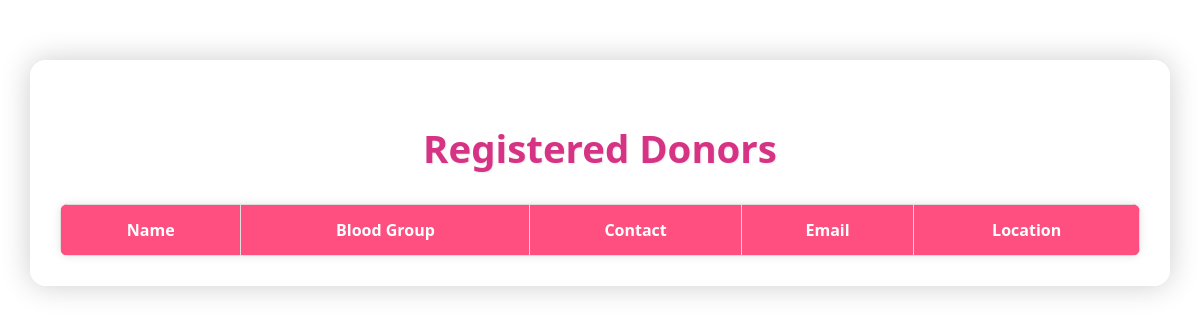
Before: /view_donors with the older database file.
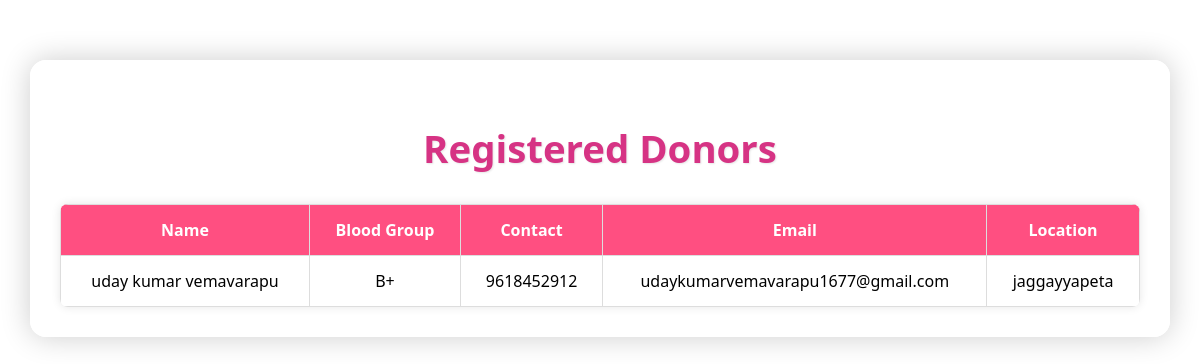
After: the same page with the newer database file.
### tables this page shows
CREATE TABLE donors (
            id INTEGER PRIMARY KEY AUTOINCREMENT,
            name TEXT NOT NULL,
            blood_group TEXT NOT NULL,
            phone TEXT NOT NULL,
            email TEXT NOT NULL,
            location TEXT NOT NULL
        );

### app.py (the view)
@app.route('/view_donors')
def view_donors():
    conn = get_db_connection()
    cursor = conn.cursor()
    cursor.execute("SELECT name, blood_group, phone, email, location FROM donors")
    donors = cursor.fetchall()
    conn.close()
    return render_template('view_donors.html', donors=donors)

### app.py (called while the page is built)
def get_db_connection():
    db_path = os.path.join(os.path.dirname(__file__), 'bloodsource.db')
    conn = sqlite3.connect(db_path)
    conn.row_factory = sqlite3.Row
    return conn

### templates/view_donors.html (shortened to what this page needs)
<!DOCTYPE html>
<html>
<head>
</head>
<body>
    <div class="container">
        <h2>Registered Donors</h2>
        <table>
            <thead>
                <tr>
                    <th>Name</th>
                    <th>Blood Group</th>
                    <th>Contact</th>
                    <th>Email</th>
                    <th>Location</th>
                </tr>
            </thead>
            <tbody>
                {% for donor in donors %}
                <tr>
                    <td>{{ donor[0] }}</td>
                    <td>{{ donor[1] }}</td>
                    <td>{{ donor[2] }}</td>
                    <td>{{ donor[3] }}</td>
                    <td>{{ donor[4] }}</td>
                </tr>
                {% endfor %}
            </tbody>
        </table>
    </div>
</body>
</html>

### templates/view_donors.html (style rules this page uses)
body { font-family: 'Segoe UI', Tahoma, Geneva, Verdana, sans-serif; background: url('https://cdn.wallpapersafari.com/48/92/fGm5Sf.jpg') no-repeat center center fixed; background-size: cover; margin: 0; padding: 0; }
.container { width: 90%; max-width: 1100px; margin: 60px auto; background-color: rgba(255, 255, 255, 0.92); padding: 30px; border-radius: 16px; box-shadow: 0px 0px 30px rgba(0, 0, 0, 0.2); }
h2 { text-align: center; font-size: 2.4em; color: #d63384; margin-bottom: 30px; text-shadow: 1px 1px 2px rgba(0,0,0,0.1); }
table { width: 100%; border-collapse: collapse; background-color: #fff; border-radius: 8px; overflow: hidden; box-shadow: 0 0 10px rgba(0,0,0,0.1); }
th, td { padding: 14px 18px; border: 1px solid #ddd; text-align: center; font-size: 16px; }
th { background-color: #ff4f81; color: white; }

Changed rows visible on the page:
added donors: name "uday kumar vemavarapu", blood_group "B+", phone "9618452912", email "udaykumarvemavarapu1677@gmail.com", location "jaggayyapeta"
